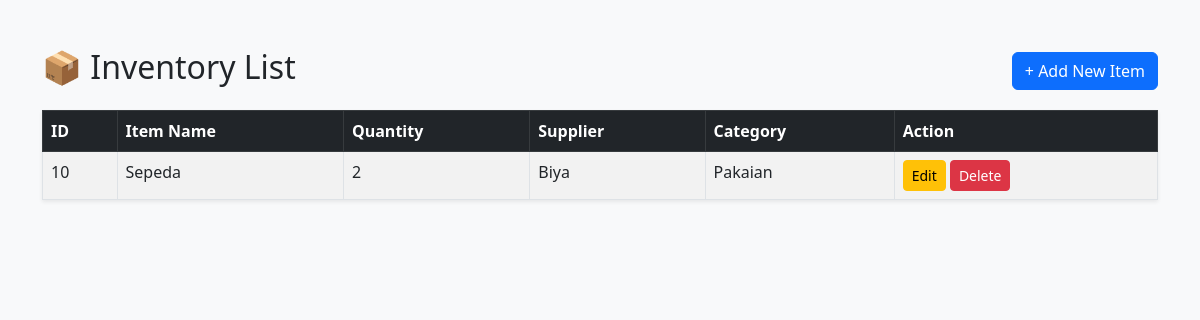
The app's page /inventory/inventory_read.php with its own data.
### tables this page shows
CREATE TABLE `inventory` (
  `ItemID` int(11) NOT NULL,
  `ItemName` varchar(255) NOT NULL,
  `Quantity` int(11) NOT NULL DEFAULT 0,
  `SupplierID` int(11) NOT NULL,
  `category_id` int(11) DEFAULT NULL
);

CREATE TABLE `suppliers` (
  `SupplierID` int(11) NOT NULL,
  `SupplierName` varchar(255) NOT NULL,
  `Email` varchar(255) NOT NULL,
  `PhoneNumber` varchar(20) NOT NULL
);

CREATE TABLE `categories` (
  `id_category` int(11) NOT NULL,
  `name` varchar(50) NOT NULL,
  `description` varchar(100) DEFAULT NULL
);

### inventory/inventory_read.php (the view, shortened to what this page needs)
<?php
include '../config.php';
$query = "SELECT i.*, s.SupplierName, c.name as CategoryName
          FROM inventory i
          LEFT JOIN suppliers s ON i.SupplierID = s.SupplierID
          LEFT JOIN categories c ON i.category_id = c.id_category";
$result = mysqli_query($conn, $query);
?>
<!DOCTYPE html>
<html lang="en">
<head>
  <link href="https://cdn.jsdelivr.net/npm/bootstrap@5.3.0/dist/css/bootstrap.min.css" rel="stylesheet">
</head>
<body class="bg-light">
  <div class="container mt-5">
    <div class="d-flex justify-content-between align-items-center mb-3">
      <h2>📦 Inventory List</h2>
      <a href="inventory_create.php" class="btn btn-primary">+ Add New Item</a>
    </div>
    <table class="table table-bordered table-striped shadow-sm">
      <thead class="table-dark">
        <tr>
          <th>ID</th>
          <th>Item Name</th>
          <th>Quantity</th>
          <th>Supplier</th>
          <th>Category</th>
          <th>Action</th>
        </tr>
      </thead>
      <tbody>
        <?php while ($row = mysqli_fetch_assoc($result)) { ?>
          <tr>
            <td><?= $row['ItemID'] ?></td>
            <td><?= htmlspecialchars($row['ItemName']) ?></td>
            <td><?= $row['Quantity'] ?></td>
            <td><?= $row['SupplierName'] ?? '—' ?></td>
            <td><?= $row['CategoryName'] ?? '—' ?></td>
            <td>
              <a href="inventory_update.php?ItemID=<?= $row['ItemID'] ?>" class="btn btn-sm btn-warning">Edit</a>
              <a href="inventory_delete.php?ItemID=<?= $row['ItemID'] ?>" class="btn btn-sm btn-danger"
                onclick="return confirm('Are you sure?')">Delete</a>
            </td>
          </tr>
        <?php } ?>
      </tbody>
    </table>
  </div>
</body>
</html>

### records on screen
inventory: ItemID "10", ItemName "Sepeda", Quantity "2", SupplierID.SupplierName "Biya", category.name "Pakaian"
